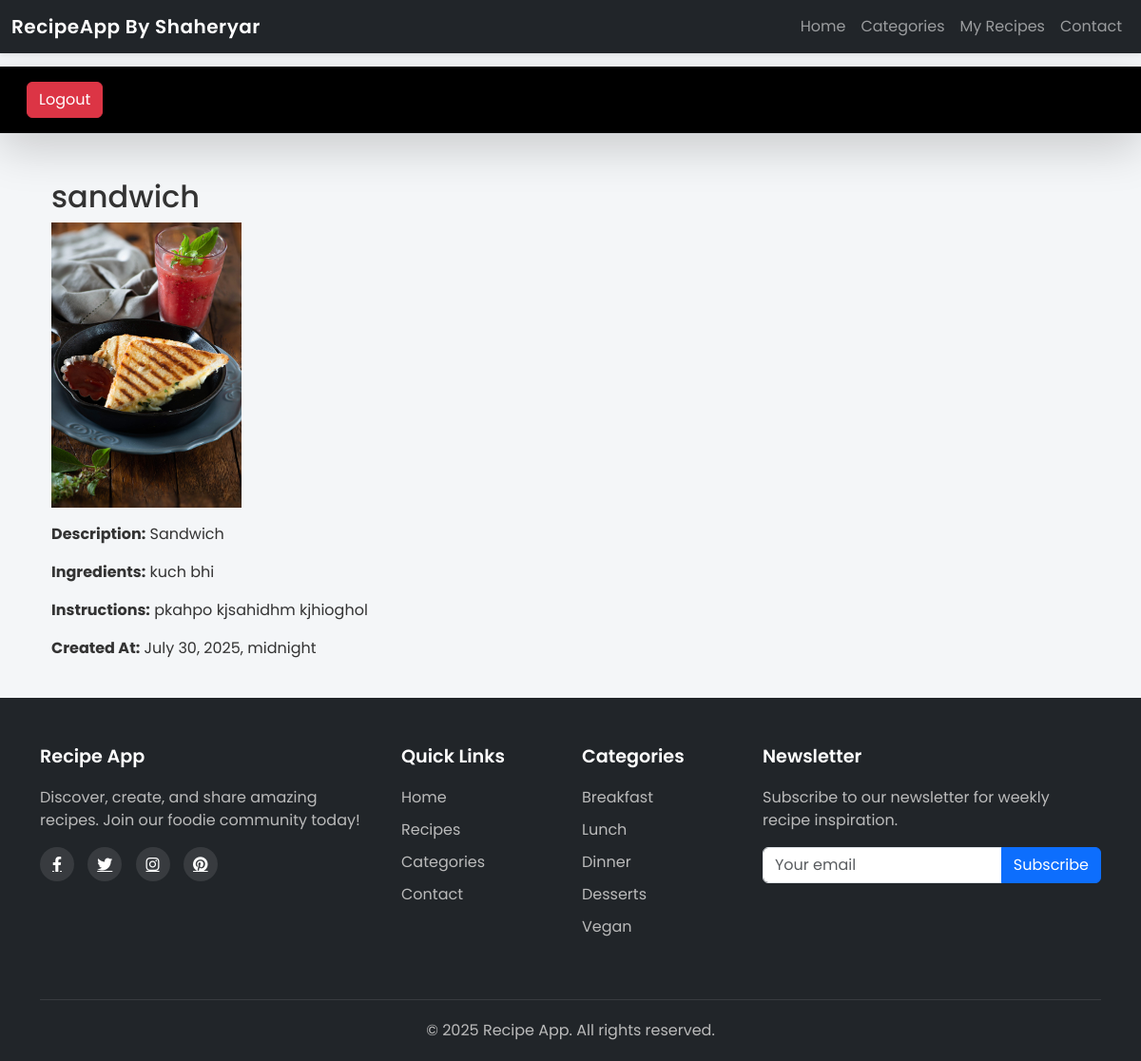
The page /recipes1/recipe/17/ (signed in) on the database its author committed.
### vege/models.py (models this page shows, shortened)
class Receipe(models.Model):
    MEAL_TYPES = [
        ('breakfast', 'Breakfast'),
        ('lunch', 'Lunch'),
        ('dinner', 'Dinner'),
        ('dessert', 'Dessert'),
        ('snack', 'Snack'),
    ]
    receipe_name = models.CharField(max_length=100)
    receipe_description = models.TextField()
    ingredients = models.TextField()
    instructions = models.TextField()
    created_at = models.DateTimeField(auto_now_add=True)
    receipe_image = models.ImageField(upload_to='receipes/', null=True, blank=True)
    categories = models.ManyToManyField(Category, related_name='recipes', blank=True)
    user = models.ForeignKey(User, on_delete=models.SET_NULL, null=True, blank=True)
    recipe_view_count = models.IntegerField(default=1)
    class Meta:
        ordering = ['-created_at']

### vege/views.py (the view)
# urls.py: path('recipe/<int:id>/', views.recipe_detail, name='recipe_detail'),
@login_required(login_url='vege:login')
def recipe_detail(request, id):
    recipe = get_object_or_404(Receipe, id=id)
    return render(request, 'vege/recipe_detail.html', {'recipe': recipe})

### vege/templates/vege/recipe_detail.html (shortened to what this page needs)
{% extends "vege/base.html" %}
{% block content %}
<div class="container mt-4">
  <h2>{{ recipe.receipe_name }}</h2>
  {% if recipe.receipe_image %}
  <img
    src="{{ recipe.receipe_image.url }}"
    class="img-fluid mb-3"
    style="max-height: 300px; object-fit: cover"
    alt="{{ recipe.receipe_name }}"
  />
  {% endif %}
  <p><strong>Description:</strong> {{ recipe.receipe_description }}</p>
  <p><strong>Ingredients:</strong> {{ recipe.ingredients }}</p>
  <p><strong>Instructions:</strong> {{ recipe.instructions }}</p>
  <p><strong>Created At:</strong> {{ recipe.created_at }}</p>
</div>
{% endblock %}

### vege/templates/vege/base.html (style rules this page uses)
body { font-family: "Poppins", sans-serif; padding-top: 70px; background-color: #f4f6f8; color: #333; display: flex; flex-direction: column; min-height: 100vh; }

### rows shown on the page
Receipe: receipe_name "sandwich", receipe_image (picture), receipe_description "Sandwich", ingredients "kuch bhi", instructions "pkahpo kjsahidhm kjhioghol", created_at "July 30, 2025, midnight"
